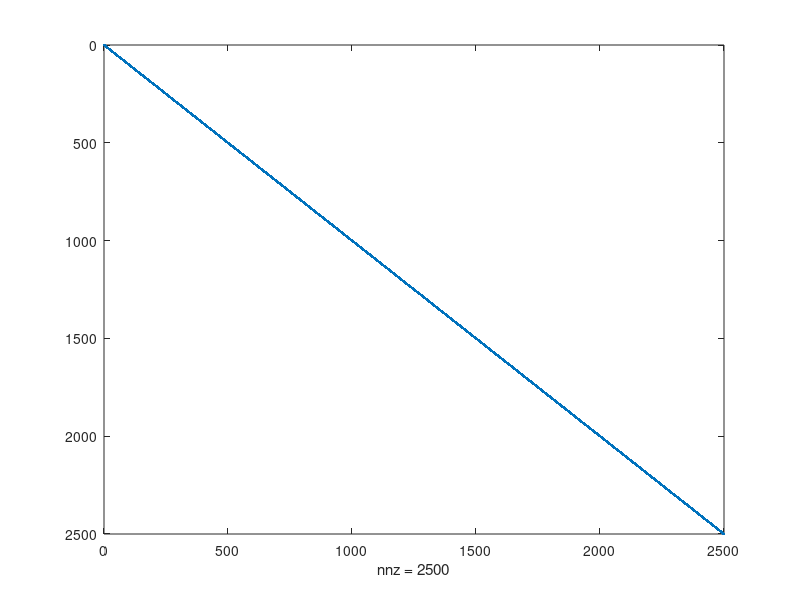
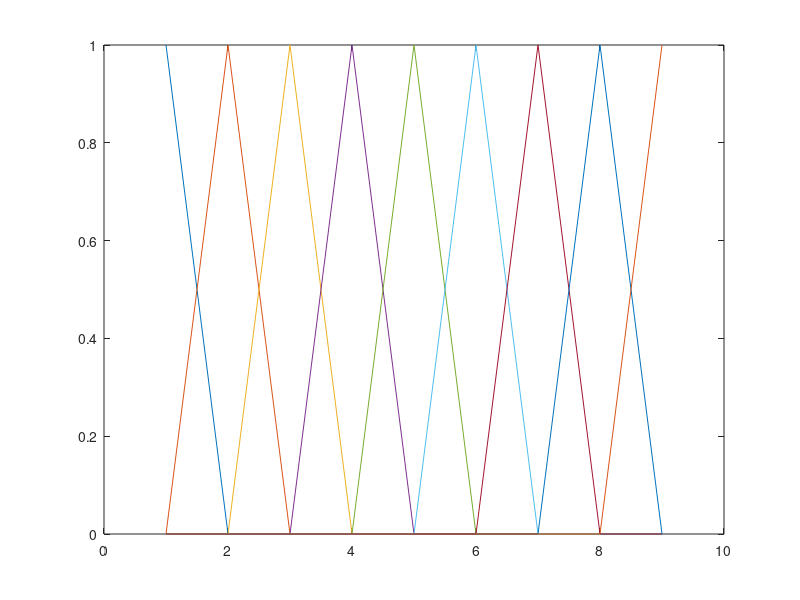
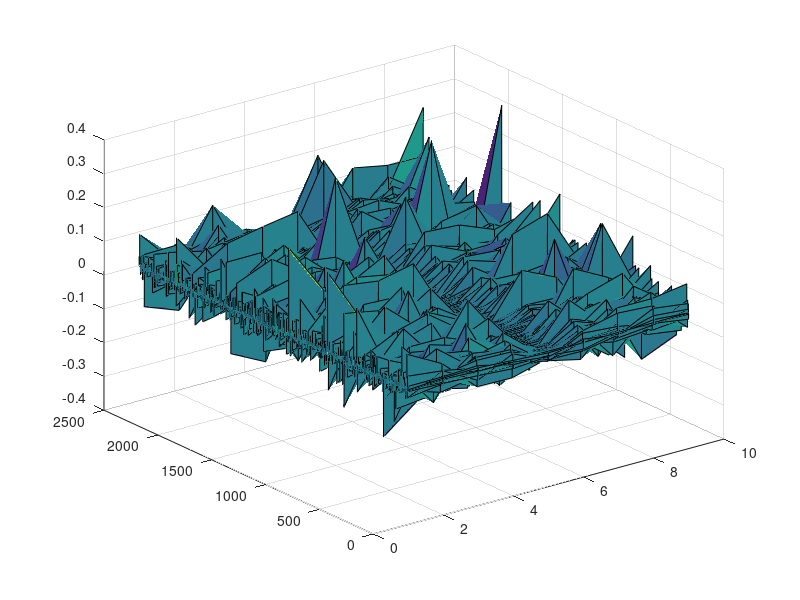

Write the MATLAB code that produced these figures, in order.

nx=50;
ny=50;
%if nx and ny are not equal matrix errors occur
G = sparse(nx*ny,nx*ny);

for i=1 : nx
    for j=1 : ny
        
        n = i + (j-1)*ny;

        if i==1 || i == nx || j == 1 || j == ny
            G(n,n) = 1;
        elseif i>1 && j>1
             
            nxm = j + (i-2)*ny;
            nxp = j + i*ny;
            nym = j-1 + (i-1)*ny;
            nyp = j + 1 + (i-1)*ny;
            
            G(n,n) = 1;
            G(n,nxm) = 0;
            G(n,nxp) = 0;
            G(n,nyp) = 0;
            G(n,nym) = 0;   
        end
        
    end
    
end

figure (1)
spy(G)


[E,D] = eigs(G,9,'SM')

Vec(nx,ny)=0;

%Plot Eigen Values
figure(2)
plot(D)


     
figure (3)
surf(E)



 


